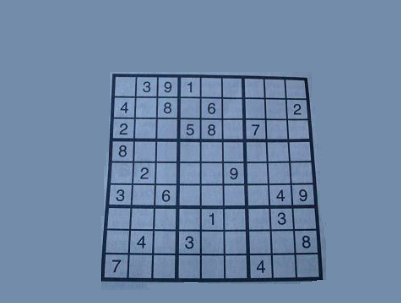
%> input picture slika2b.png, 401 x 303 px
$ octave --eval "result = polje(imread('slika2b.png'));"   (GNU Octave 9; MATLAB toolbox functions it lacks are replaced by stand-ins)
%> lines starting %> are read from the running program, lines starting %| are printed output that depends on the picture; in (x1, y1, x2, y2) boxes, pixels count from 0 and x2, y2 are one past the last pixel; in counts of white or black regions, pixels touching at a corner belong together; the program's own positions count from 1
### pronalazak_polja.m
function [pts, maxArea, stat] = pronalazak_polja(BW,povrsina_zadana)
%{
Cilj:
    prona鎖 polje za igranje

Ulaz:
    BW - binarna slika
Izlaz:
    pts-4 krajnje to鑛e polja
    maxArea-veli鑙na polja u pikselima
    stat-
        returns measurements for the set of properties
        specified by properties for each 8-connected component (object)
        in the binary image, BW. stats is struct array
        containing a struct for each object in the image.

%}
if isempty(povrsina_zadana)
    gornja_granica=1000000;
    donja_granica=5000;
else
    gornja_granica=(povrsina_zadana+5000);
    donja_granica=povrsina_zadana/3;
end;


%Inverzna slika
BW_I = ~BW;

%pronala瀍nje svih objekata i njihovih obilje瀓a
[B,L,N,A] = bwboundaries(BW_I);
STATS = regionprops(L, 'all');

% [7 lines of commented-out code are left out]
kmax=0;
maxArea = 0;

% PRONALAZAK POLJA

for i = 1:length(STATS)

    if (STATS(i).Area<gornja_granica && STATS(i).Area>donja_granica)

          % [24 lines of commented-out code are left out]
          if STATS(i).Area > maxArea
            maxArea = STATS(i).Area;
            kmax = i;
            A = prod(STATS(i).BoundingBox(3:4));
          end
    end
end
if kmax==0
    %fprintf('Nema stvari nikakvih\n');
    stat=[];
    pts=0;
    maxArea=0;
    return
end
%PRONALAZAK TO華KA

%Area-
%BoundingBox (a-po鑕tna to鑛a x, b po鑕tna y, c-duljina po x, d-duljina po y )
%to鑛e nije mogu鎒 tra瀒ti direktno preko BoundingBoxa jer on daje samo x0
%y0 i dx i dy
DIAG1 = sum(STATS(kmax).PixelList,2);
DIAG2 = diff(STATS(kmax).PixelList,[],2);

[m,dUL] = min(DIAG1);
[m,dDR] = max(DIAG1);
[m,dDL] = min(DIAG2);
[m,dUR] = max(DIAG2);
pts = STATS(kmax).PixelList([dUL dDL dDR dUR dUL],:);
stat=STATS(kmax);
end

### polje.m
function pozicije = polje(img)
%{
Funkcija kao ulazni prima sliku sudoku polja,
a vra鎍 81 malu sliku u obliku cell

ULAZ:
    slika-img
        [img, map] = imread('slika2b.png');
        [img, map] = imread('slika3.png');
IZLAZ:
    pozicije-zasebne slike brojeva
        81*(600x600)


PRIMJER POZIVA:

[img, map] = imread('slika2b.png');
pozicije=polje(img)

%}

%clc
%clear all
%[img, map] = imread('slika2b.png');
%[img, map] = imread('slika3.png');


% RGB -> GRAY
img_gray=rgb2gray(img);
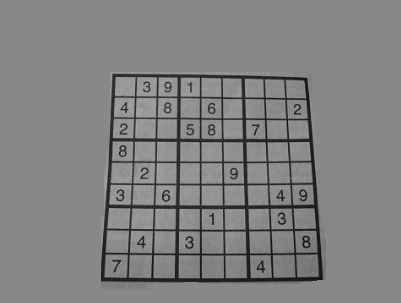
%> img_gray: size 303x401 uint8; min 13, max 172, mean 129.4

% [11 lines of commented-out code are left out]


level1 = graythresh(img_gray);
%> level1 = 0.369
TRESH1 = im2bw(img_gray,level1);
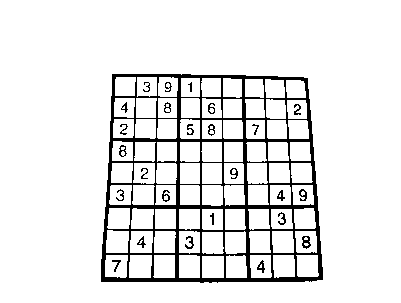
%> TRESH1: size 303x401 logical; 91.2% white; 26 black regions, largest, box (x1, y1, x2, y2) and area: (101, 74, 323, 283) 9753, (302, 236, 311, 249) 68, (185, 236, 194, 249) 53
% [34 lines of commented-out code are left out]
BW=TRESH1;

% U funkciju 歛ljemo crno bijelu sliku a nazad dobivamo 4 to鑛e polja za
% igru i povr歩nu u pikselima

[pts1,maxArea1,stat2]=pronalazak_polja(BW, []);
%> the run ends on the next line

%TRANSFORMACIJA
%   iskrivljene slike u pravilnu funkcionira i kada je slika
%   pravilno postavljena
fixedpoints = [0 0; 200 0; 200 200; 0 200];
movingpoints= [pts1(1:4,1),pts1(1:4,2)];
transformationtype='projective';
tform = fitgeotrans(movingpoints,fixedpoints,transformationtype);
imagepr = imwarp(BW,tform);

[pts2,maxArea2, stat]=pronalazak_polja(imagepr,maxArea1);

yk=max(pts2(:,2));
yp=min(pts2(:,2));
xk=max(pts2(:,1));
xp=min(pts2(:,1));
img_kon=imagepr(yp:yk,xp:xk);

figure(5)
subplot(1,2,1)
imshow(img)
title('Original')
subplot(1,2,2)
imshow(img_kon)
title('Nakon obrade')

%%
% Pronalazak brojeva
stat=pronalazak_brojeva(img_kon,(yk-yp)*(xk-xp));

%%
pozicije=ispis( stat, img_kon);

%%
for i=1:81

    figure(6)
    hold on
    subplot(9,9,i)
    imshow(pozicije{i})

end
%% PROBLEM
% [44 lines of commented-out code are left out]

end


%% MALO OBJA奛JENJE ZA pronala瀍nje krajnjih to鑑ka
% [8 lines of commented-out code are left out]
